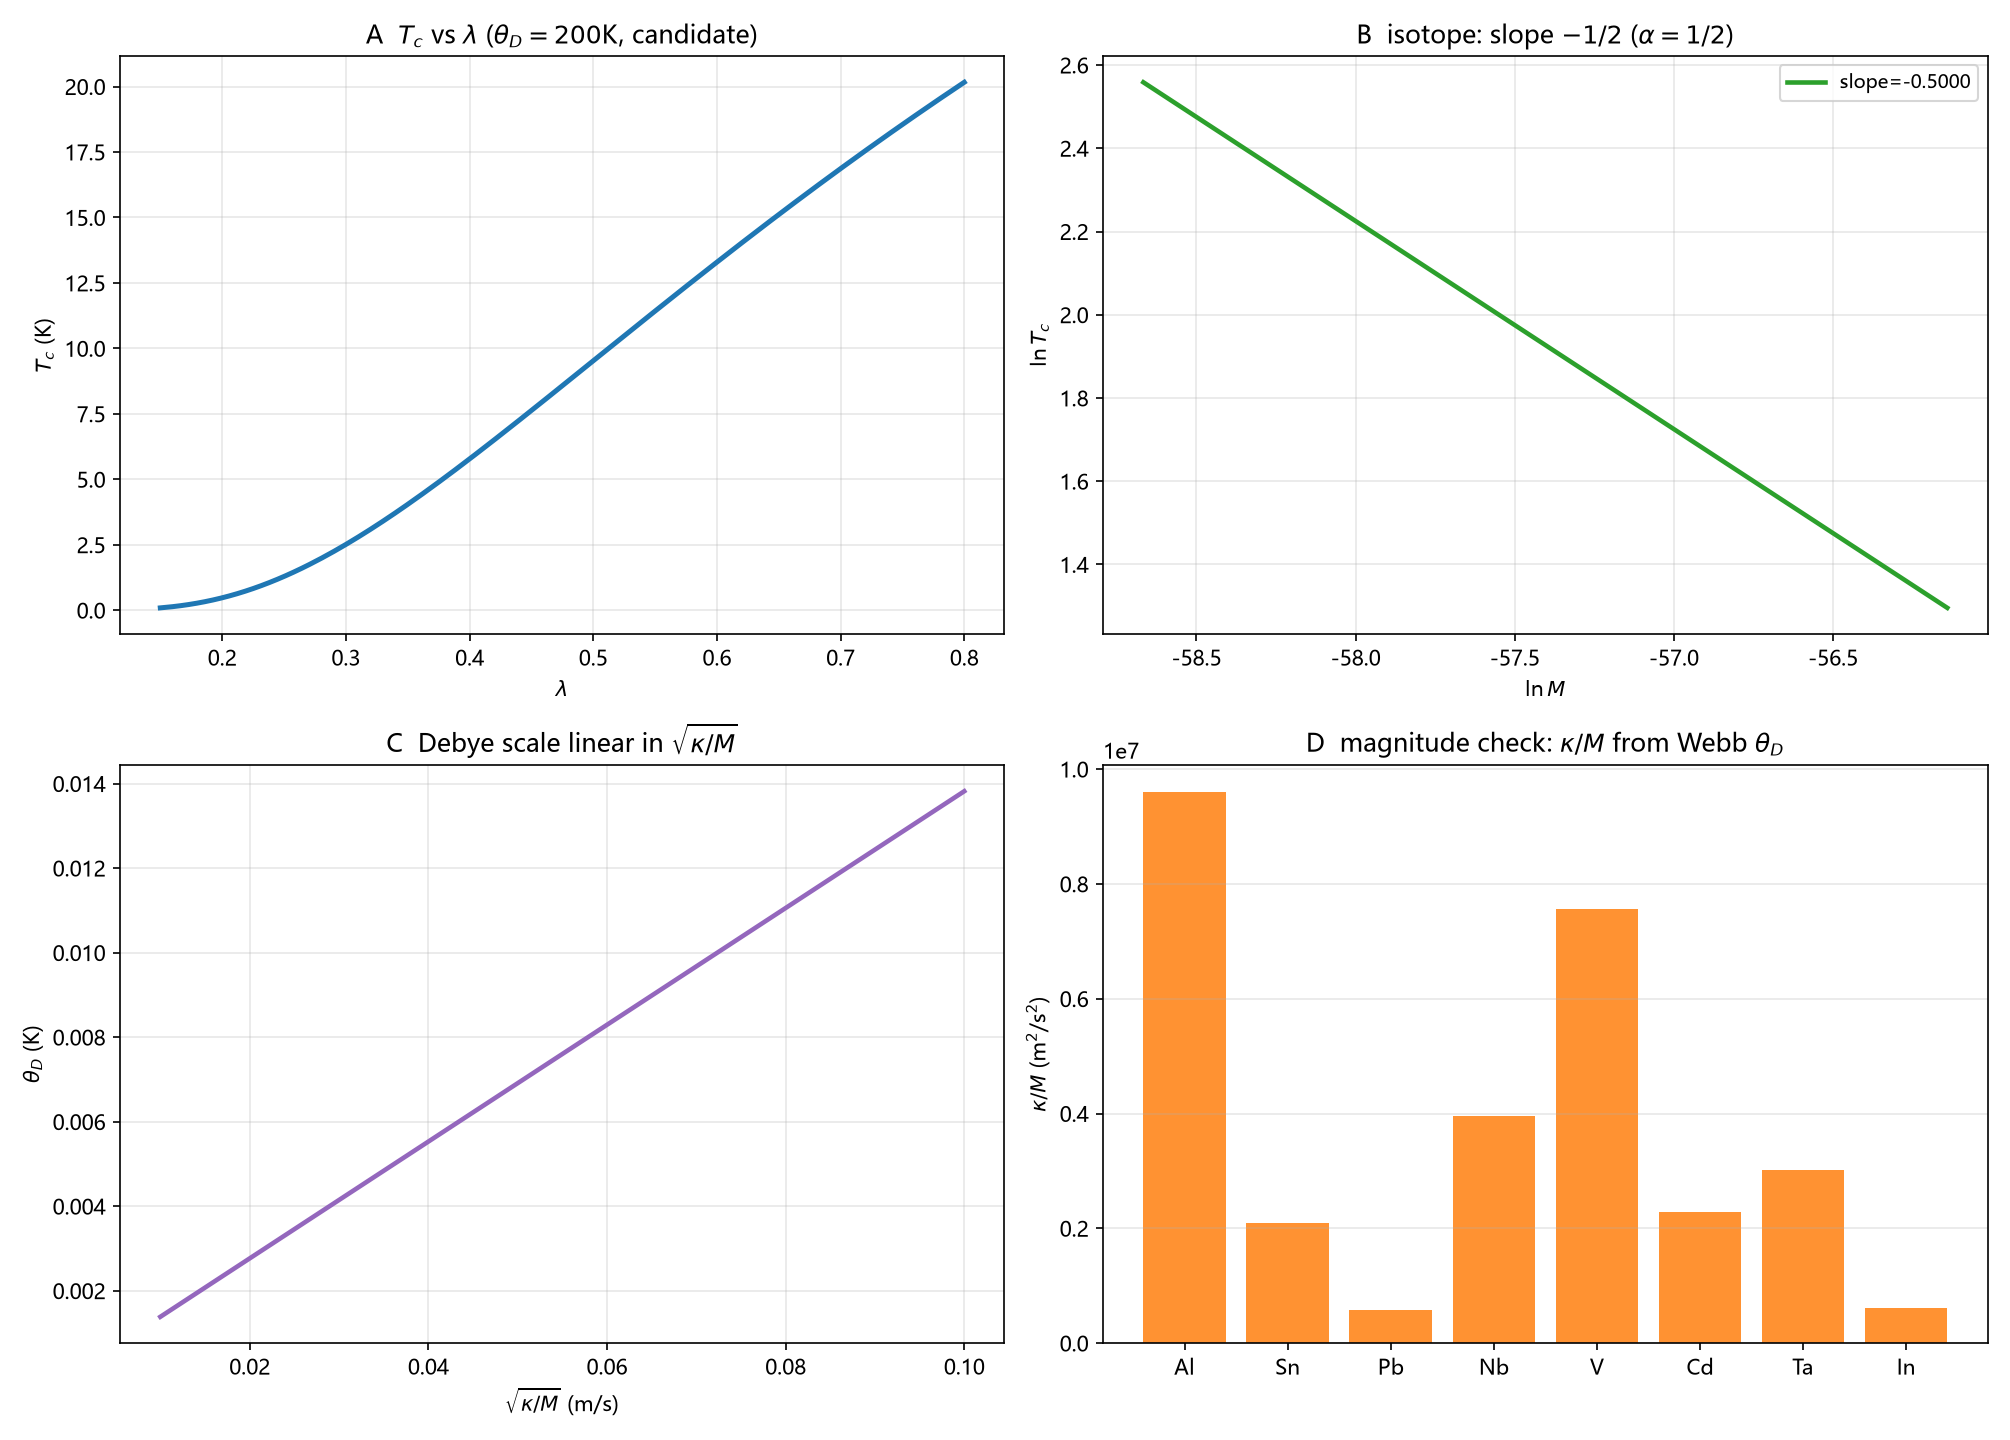

Here is the Python script that generated this plot:
# -*- coding: utf-8 -*-
"""
FE01 framework-extension CANDIDATE (NOT LANDED): dimensional postulate -> Tc.
Numerical sanity of the candidate scale (NO fitting):
  omega_D = sqrt(kappa/M) * k_D,  k_D=(6 pi^2 n)^{1/3},  theta_D = hbar omega_D/kB
  Tc = 1.13 e^{-1/6} theta_D e^{-(1+lam)/lam}
Panels:
 A  Tc vs lambda (fixed M,kappa,n) -- BCS-like dome-free monotone in lambda
 B  isotope: ln Tc vs ln M slope = -1/2 (alpha=1/2), from postulate
 C  theta_D vs sqrt(kappa/M) linear through origin
 D  back-infer kappa/M from Webb Table III theta_D at fixed n -> magnitude check
All external constants (hbar,kB,Webb theta_D) are cited, not fitted.
"""

import csv
import math
import os

import numpy as np
import matplotlib
matplotlib.use("Agg")
import matplotlib.pyplot as plt

plt.rcParams["font.sans-serif"] = ["Microsoft YaHei", "SimHei", "DejaVu Sans"]
plt.rcParams["axes.unicode_minus"] = False

HERE = os.path.dirname(os.path.abspath(__file__))
OUT_PNG = os.path.join(HERE, "FE01_能标闭合.png")
OUT_CSV = os.path.join(HERE, "FE01_能标闭合.csv")

HBAR = 1.054571817e-34   # J s (CODATA)
KB = 1.380649e-23        # J/K (exact, SI 2019)
PREF = 1.13 * math.exp(-1 / 6)

# Webb 2015 Table III (element, theta_D K) -- cited
DATA = [("Al", 428), ("Sn", 200), ("Pb", 105), ("Nb", 275),
        ("V", 380), ("Cd", 209), ("Ta", 240), ("In", 108)]


def kD(n):
    return (6 * math.pi ** 2 * n) ** (1 / 3)


def thetaD(kappa, M, n, a=1.0):
    # omega_D = a sqrt(kappa/M) k_D ; theta_D = hbar omega_D / kB
    return HBAR * a * math.sqrt(kappa / M) * kD(n) / KB


def tc(theta, lam):
    return PREF * theta * math.exp(-(1 + lam) / lam)


def main():
    rows = []
    # representative metal: n ~ 1e29 m^-3, M ~ 100 amu, kappa tuned so theta_D~200K
    n0 = 1.0e29
    amu = 1.66053906660e-27
    M0 = 100 * amu
    # solve kappa for theta_D = 200 K
    kappa0 = (200 * KB / (HBAR * kD(n0))) ** 2 * M0

    print("FE01 CANDIDATE dimensional-postulate sanity (no fitting)")
    print(f"n0={n0:.2e} m^-3, M0={M0/amu:.0f} amu -> kappa for theta_D=200K:")
    print(f"  kappa0 = {kappa0:.4e} N/m")
    print(f"  thetaD(kappa0) = {thetaD(kappa0, M0, n0):.2f} K (target 200)")

    # Panel A: Tc vs lambda
    lams = np.linspace(0.15, 0.8, 200)
    print("\nA Tc vs lambda (theta_D=200K):")
    for lam in (0.2, 0.3, 0.5, 0.8):
        print(f"  lam={lam:.2f}: Tc={tc(200,lam):.3f} K")
    for lam in lams:
        rows.append(("Tc_vs_lam", lam, tc(200, lam), "", ""))

    # Panel B: isotope slope
    Ms = np.logspace(np.log10(20 * amu), np.log10(250 * amu), 100)
    lnM = np.log(Ms)
    lnTc = np.log([tc(thetaD(kappa0, M, n0), 0.4) for M in Ms])
    slope, intercept = np.polyfit(lnM, lnTc, 1)
    print(f"\nB isotope slope dlnTc/dlnM = {slope:.4f} (expected -0.5, alpha=0.5)")
    for m, ltc in zip(Ms[::20], lnTc[::20]):
        rows.append(("isotope", math.log(m), ltc, "", ""))

    # Panel C: theta_D vs sqrt(kappa/M)
    ratios = np.linspace(1e-4, 1e-2, 100)  # kappa/M in SI (N m/kg = m^2/s^2)
    thetas = [HBAR * math.sqrt(r) * kD(n0) / KB for r in ratios]
    print("\nC theta_D linear in sqrt(kappa/M):")
    print(f"  sqrt(kappa/M)=1e-3 -> theta_D={HBAR*1e-3*kD(n0)/KB:.1f} K")
    for r, th in zip(ratios[::20], thetas[::20]):
        rows.append(("thetaD_scale", math.sqrt(r), th, "", ""))

    # Panel D: back-infer kappa/M from Webb theta_D at fixed n
    print("\nD kappa/M needed per element (n=1e29 m^-3):")
    backs = []
    for name, theta in DATA:
        km = (theta * KB / (HBAR * kD(n0))) ** 2  # kappa/M = (theta kB/(hbar kD))^2
        backs.append((name, km))
        print(f"  {name:<3} theta_D={theta:>3}K -> kappa/M={km:.4e} m^2/s^2")
        rows.append(("back_infer", theta, km, "", name))
    kms = [b[1] for b in backs]

    with open(OUT_CSV, "w", newline="", encoding="utf-8-sig") as fh:
        wr = csv.writer(fh)
        wr.writerow(["kind", "x", "y", "aux", "extra"])
        wr.writerows(rows)

    fig, ax = plt.subplots(2, 2, figsize=(13.4, 9.6))

    ax[0, 0].plot(lams, [tc(200, l) for l in lams], lw=2.4, color="tab:blue")
    ax[0, 0].set_xlabel(r"$\lambda$")
    ax[0, 0].set_ylabel(r"$T_c$ (K)")
    ax[0, 0].set_title(r"A  $T_c$ vs $\lambda$ ($\theta_D=200$K, candidate)")
    ax[0, 0].grid(alpha=0.3)

    ax[0, 1].plot(lnM, lnTc, lw=2.2, color="tab:green",
                  label=f"slope={slope:.4f}")
    ax[0, 1].set_xlabel(r"$\ln M$")
    ax[0, 1].set_ylabel(r"$\ln T_c$")
    ax[0, 1].set_title(r"B  isotope: slope $-1/2$ ($\alpha=1/2$)")
    ax[0, 1].legend(fontsize=9)
    ax[0, 1].grid(alpha=0.3)

    ax[1, 0].plot([math.sqrt(r) for r in ratios], thetas, lw=2.2, color="tab:purple")
    ax[1, 0].set_xlabel(r"$\sqrt{\kappa/M}$ (m/s)")
    ax[1, 0].set_ylabel(r"$\theta_D$ (K)")
    ax[1, 0].set_title(r"C  Debye scale linear in $\sqrt{\kappa/M}$")
    ax[1, 0].grid(alpha=0.3)

    names = [b[0] for b in backs]
    ax[1, 1].bar(names, kms, color="tab:orange", alpha=0.85)
    ax[1, 1].set_ylabel(r"$\kappa/M$ (m$^2$/s$^2$)")
    ax[1, 1].set_title(r"D  magnitude check: $\kappa/M$ from Webb $\theta_D$")
    ax[1, 1].grid(alpha=0.3, axis="y")

    fig.tight_layout()
    fig.savefig(OUT_PNG, dpi=150)
    plt.close(fig)
    print("\nsaved:", OUT_PNG)
    print("saved:", OUT_CSV)
    print("NOTE: FE01 is a CANDIDATE framework extension (NOT landed).")
    print("      kappa, M, n, lambda remain material inputs; no absolute Tc prediction.")
    print("      Isotope slope -1/2 is a self-consistency check of the postulate.")


if __name__ == "__main__":
    main()
